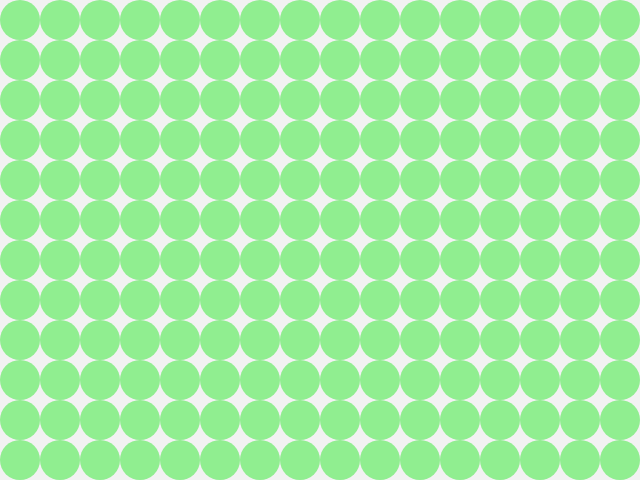
Frame 1 (no input)
Frame 60 (no input): identical to frame 1, image omitted
Frame 120 (the mouse pressed at the canvas centre since frame 60): identical to frame 1, image omitted

The p5.js sketch that drew this single still picture (run headless with seeded random() and noise() and a simulated clock; from frame 60 on, the mouse is pressed at the canvas centre):

// p5.js sketch
// ── sketch.js
let tileNumX = 16;
let tileNumY = 12;

function setup() {
  createCanvas(640, 480);
}

function draw() {
  background('#f2f2f2');
  noStroke();
  fill('lightgreen');

  // for (let column = 0; column < width; column += 40) {
  //   for (let row = 0; row < height; row += 40) {
  //     let x = 20 + column;
  //     let y = 20 + row;
  //     let diameter = 30;
  //     circle(x, y, diameter);
  //   }
  // }

  for (let row = 0; row < tileNumY; row++) {
    for (let column = 0; column < tileNumX; column++) {
      let tileW = width / tileNumX;
      let tileH = height / tileNumY;
      let x = tileW * 0.5 + column * tileW;
      let y = tileH * 0.5 + row * tileH;
      ellipse(x, y, tileW, tileH);
    }
  }
}
